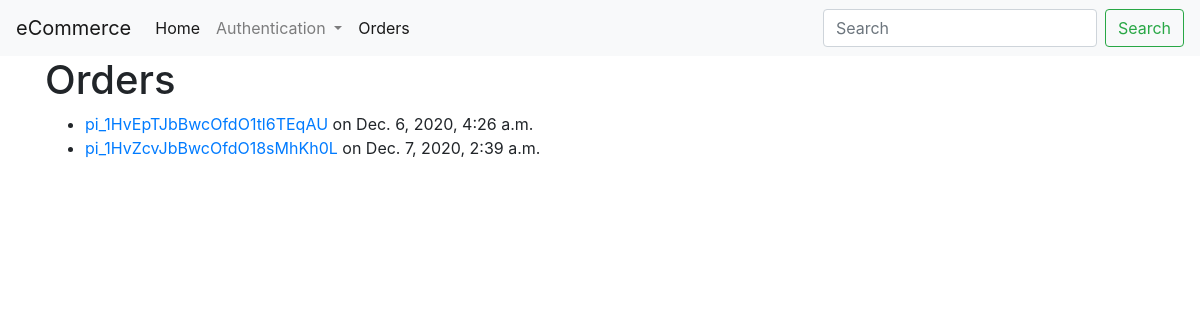
The page /orders/ (signed in) on the database its author committed.
### shopper/models.py (models this page shows)
class Order(models.Model):
    payment_id = models.CharField(max_length=100)
    user_id = models.IntegerField()
    timestamp = models.DateTimeField(auto_now_add=True)

### shopper/views.py (the view)
# urls.py: path("orders/", views.order_display),
def order_display(request):
    orders = Order.objects.filter(user_id=request.user.id)
    return render(request, "shopper/orders.html", {
        "orders": orders
    })

### shopper/templates/shopper/orders.html (shortened to what this page needs)
{% extends "shopper/base.html" %}
{% block main %}
    <h1>Orders</h1>
    <ul>
        {% for order in orders %}
            <li><a href="/order/{{ order.payment_id }}">{{ order.payment_id }}</a> on {{ order.timestamp }}</li>
        {% endfor %}
    </ul>
{% endblock %}

### rows shown on the page
Order: payment_id "pi_1HvEpTJbBwcOfdO1tl6TEqAU", timestamp "Dec. 6, 2020, 4:26 a.m."
Order: payment_id "pi_1HvZcvJbBwcOfdO18sMhKh0L", timestamp "Dec. 7, 2020, 2:39 a.m."
